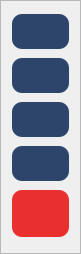
   <widget class="QFrame" name="menu_frame">
    <property name="geometry">
     <rect>
      <x>0</x>
      <y>-5</y>
      <width>81</width>
      <height>254</height>
     </rect>
    </property>
    <property name="frameShape">
     <enum>QFrame::StyledPanel</enum>
    </property>
    <property name="frameShadow">
     <enum>QFrame::Raised</enum>
    </property>
    <widget class="QPushButton" name="signal_nav_button">
     <property name="enabled">
      <bool>true</bool>
     </property>
     <property name="geometry">
      <rect>
       <x>12</x>
       <y>14</y>
       <width>57</width>
       <height>35</height>
      </rect>
     </property>
     <property name="sizePolicy">
      <sizepolicy hsizetype="Ignored" vsizetype="Ignored">
       <horstretch>0</horstretch>
       <verstretch>0</verstretch>
      </sizepolicy>
     </property>
     <property name="minimumSize">
      <size>
       <width>57</width>
       <height>35</height>
      </size>
     </property>
     <property name="focusPolicy">
      <enum>Qt::NoFocus</enum>
     </property>
     <property name="styleSheet">
      <string notr="true">QPushButton {
	background-color: rgb(46, 69, 107);
	border: none;
	border-radius: 10px;
	color: white
}</string>
     </property>
     <property name="text">
      <string/>
     </property>
     <property name="icon">
      <iconset>
       <normaloff>sin___icon.png</normaloff>sin___icon.png</iconset>
     </property>
     <property name="iconSize">
      <size>
       <width>35</width>
       <height>35</height>
      </size>
     </property>
    </widget>
    <widget class="QPushButton" name="frequyncy_and_power_nav_button">
     <property name="geometry">
      <rect>
       <x>12</x>
       <y>58</y>
       <width>57</width>
       <height>35</height>
      </rect>
     </property>
     <property name="sizePolicy">
      <sizepolicy hsizetype="Ignored" vsizetype="Ignored">
       <horstretch>0</horstretch>
       <verstretch>0</verstretch>
      </sizepolicy>
     </property>
     <property name="minimumSize">
      <size>
       <width>57</width>
       <height>35</height>
      </size>
     </property>
     <property name="styleSheet">
      <string notr="true">QPushButton {
	background-color: rgb(46, 69, 107);
	border: none;
	border-radius: 10px;
	color: white
}</string>
     </property>
     <property name="text">
      <string/>
     </property>
     <property name="icon">
      <iconset>
       <normaloff>frequyncy___icon.png</normaloff>frequyncy___icon.png</iconset>
     </property>
     <property name="iconSize">
      <size>
       <width>35</width>
       <height>35</height>
      </size>
     </property>
     <property name="flat">
      <bool>false</bool>
     </property>
    </widget>
    <widget class="QPushButton" name="temperature_nav_button">
     <property name="geometry">
      <rect>
       <x>12</x>
       <y>102</y>
       <width>57</width>
       <height>35</height>
      </rect>
     </property>
     <property name="sizePolicy">
      <sizepolicy hsizetype="Ignored" vsizetype="Ignored">
       <horstretch>0</horstretch>
       <verstretch>0</verstretch>
      </sizepolicy>
     </property>
     <property name="minimumSize">
      <size>
       <width>57</width>
       <height>35</height>
      </size>
     </property>
     <property name="layoutDirection">
      <enum>Qt::LeftToRight</enum>
     </property>
     <property name="styleSheet">
      <string notr="true">QPushButton {
	background-color: rgb(46, 69, 107);
	border: none;
	border-radius: 10px;
	color: white
}</string>
     </property>
     <property name="text">
      <string/>
     </property>
     <property name="icon">
      <iconset>
       <normaloff>temperature_icon.png</normaloff>temperature_icon.png</iconset>
     </property>
     <property name="iconSize">
      <size>
       <width>35</width>
       <height>35</height>
      </size>
     </property>
     <property name="checked">
      <bool>false</bool>
     </property>
    </widget>
    <widget class="QPushButton" name="timer_nav_button">
     <property name="geometry">
      <rect>
       <x>12</x>
       <y>146</y>
       <width>57</width>
       <height>35</height>
      </rect>
     </property>
     <property name="sizePolicy">
      <sizepolicy hsizetype="Ignored" vsizetype="Ignored">
       <horstretch>0</horstretch>
       <verstretch>0</verstretch>
      </sizepolicy>
     </property>
     <property name="minimumSize">
      <size>
       <width>57</width>
       <height>35</height>
      </size>
     </property>
     <property name="styleSheet">
      <string notr="true">QPushButton {
	background-color: rgb(46, 69, 107);
	border: none;
	border-radius: 10px;
	color: white
}</string>
     </property>
     <property name="text">
      <string/>
     </property>
     <property name="icon">
      <iconset>
       <normaloff>clock_icon.png</normaloff>clock_icon.png</iconset>
     </property>
     <property name="iconSize">
      <size>
       <width>35</width>
       <height>35</height>
      </size>
     </property>
     <property name="checkable">
      <bool>false</bool>
     </property>
    </widget>
    <widget class="QPushButton" name="launch_button">
     <property name="geometry">
      <rect>
       <x>12</x>
       <y>190</y>
       <width>57</width>
       <height>47</height>
      </rect>
     </property>
     <property name="sizePolicy">
      <sizepolicy hsizetype="Ignored" vsizetype="Ignored">
       <horstretch>0</horstretch>
       <verstretch>0</verstretch>
      </sizepolicy>
     </property>
     <property name="minimumSize">
      <size>
       <width>57</width>
       <height>45</height>
      </size>
     </property>
     <property name="styleSheet">
      <string notr="true">QPushButton {
	background-color: rgb(234, 47, 47);
	color: rgb(42, 225, 0);
	border: none;
	border-radius: 10px;
	color: white
}</string>
     </property>
     <property name="text">
      <string/>
     </property>
     <property name="icon">
      <iconset>
       <normaloff>launch_icon.png</normaloff>launch_icon.png</iconset>
     </property>
     <property name="iconSize">
      <size>
       <width>40</width>
       <height>40</height>
      </size>
     </property>
    </widget>
   </widget>
